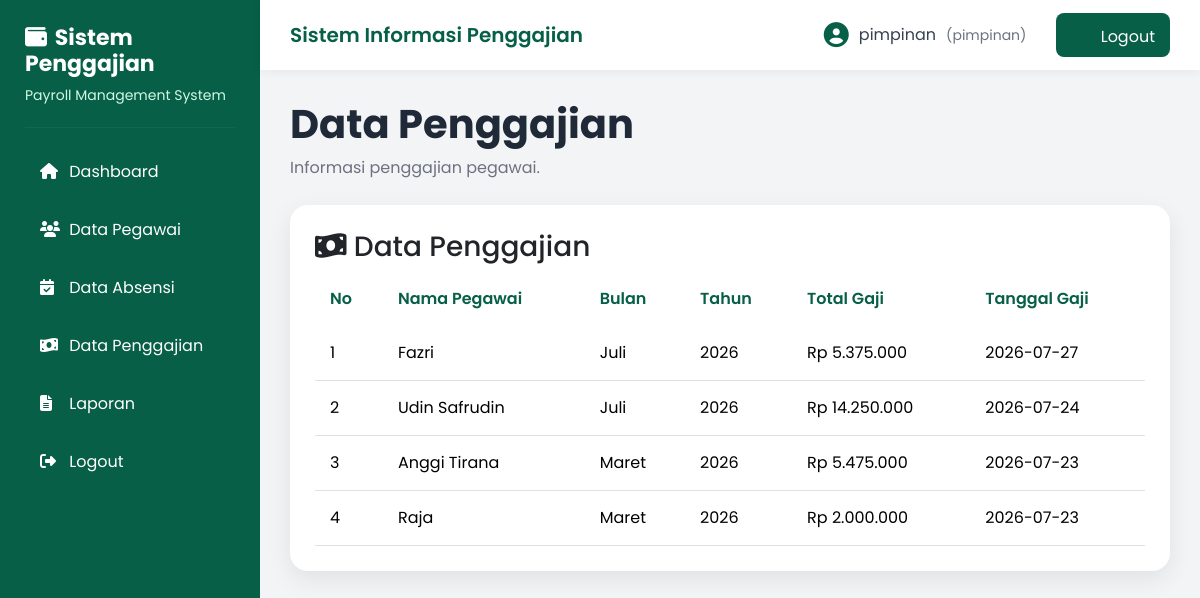
The page /pimpinan/penggajian.php (signed in) on the database its author committed.
### tables this page shows
CREATE TABLE `penggajian` (
  `id_gaji` int(11) NOT NULL,
  `id_pegawai` int(11) NOT NULL,
  `id_absensi` int(11) NOT NULL,
  `bulan` varchar(20) NOT NULL,
  `tahun` year(4) NOT NULL,
  `bonus` decimal(12,2) DEFAULT 0.00,
  `potongan` decimal(12,2) DEFAULT 0.00,
  `total_gaji` decimal(12,2) NOT NULL,
  `tanggal_gaji` date NOT NULL
);

CREATE TABLE `pegawai` (
  `id_pegawai` int(11) NOT NULL,
  `nip` varchar(20) NOT NULL,
  `nama_pegawai` varchar(100) NOT NULL,
  `alamat` text NOT NULL,
  `no_hp` varchar(15) DEFAULT NULL,
  `tanggal_masuk` date NOT NULL,
  `id_jabatan` int(11) NOT NULL,
  `status_pernikahan` enum('Single','Menikah') NOT NULL DEFAULT 'Single'
);

### pimpinan/penggajian.php (the view, shortened to what this page needs)
<?php
include '../config/koneksi.php';
$query = mysqli_query($koneksi,"
SELECT
penggajian.*,
pegawai.nama_pegawai
FROM penggajian
JOIN pegawai
ON penggajian.id_pegawai = pegawai.id_pegawai
ORDER BY id_gaji DESC
");
include '../template/header.php';
include '../template/sidebar_pimpinan.php';
include '../template/navbar.php';
?>
<div class="content">
<div class="page-title">
<h2>
Data Penggajian
</h2>
<p>
Informasi penggajian pegawai.
</p>
</div>
<div class="card-custom">
<h3>
<i class="fas fa-money-bill-wave"></i>
Data Penggajian
</h3>
<table class="table table-hover">
<thead>
<tr>
<th>No</th>
<th>Nama Pegawai</th>
<th>Bulan</th>
<th>Tahun</th>
<th>Total Gaji</th>
<th>Tanggal Gaji</th>
</tr>
</thead>
<tbody>
<?php
$no=1;
while($row=mysqli_fetch_assoc($query)){
?>
<tr>
<td>
<?= $no++; ?>
</td>
<td>
<?= $row['nama_pegawai']; ?>
</td>
<td>
<?= $row['bulan']; ?>
</td>
<td>
<?= $row['tahun']; ?>
</td>
<td>
Rp <?= number_format($row['total_gaji'],0,",","."); ?>
</td>
<td>
<?= $row['tanggal_gaji']; ?>
</td>
</tr>
<?php } ?>
</tbody>
</table>
</div>
</div>
<?php
include '../template/footer.php';
?>

### assets/css/style.css (style rules this page uses)
* { margin:0; padding:0; box-sizing:border-box; font-family:'Poppins',sans-serif; }
body { background:#F3F4F6; }
.content { margin-left:260px; padding:30px; }
.page-title { margin-bottom:25px; }
.page-title h2 { font-size:40px; font-weight:700; color:#1F2937; margin-bottom:8px; }
.page-title p { color:#6B7280; font-size:16px; }
.card-custom { background:#fff; border-radius:18px; padding:25px; box-shadow:0 8px 25px rgba(0,0,0,.08); }
.table { margin-bottom:0; }
.table thead { background:#ECFDF5; }
.table thead th { color:#065F46; border:none; padding:15px; font-weight:600; }
.table tbody td { padding:15px; vertical-align:middle; }

### rows shown on the page
penggajian: id_pegawai.nama_pegawai "Fazri", bulan "Juli", tahun "2026", total_gaji "5.375.000", tanggal_gaji "2026-07-27"
penggajian: id_pegawai.nama_pegawai "Udin Safrudin", bulan "Juli", tahun "2026", total_gaji "14.250.000", tanggal_gaji "2026-07-24"
penggajian: id_pegawai.nama_pegawai "Anggi Tirana", bulan "Maret", tahun "2026", total_gaji "5.475.000", tanggal_gaji "2026-07-23"
penggajian: id_pegawai.nama_pegawai "Raja", bulan "Maret", tahun "2026", total_gaji "2.000.000", tanggal_gaji "2026-07-23"

### other values the page prints
$_SESSION['username'] "pimpinan"
$_SESSION['role'] "pimpinan"
